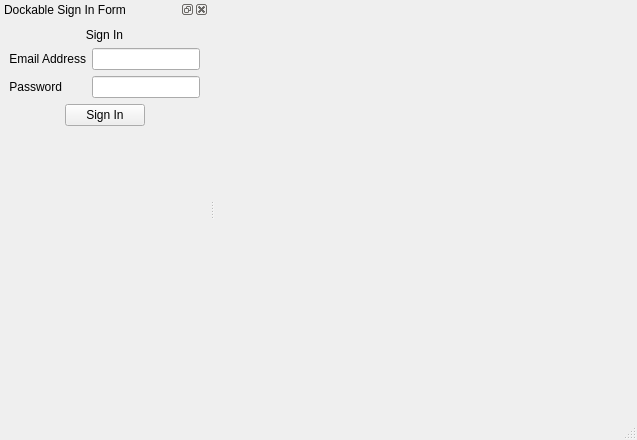
<?xml version="1.0" encoding="UTF-8"?>
<ui version="4.0">
 <class>MainWindow</class>
 <widget class="QMainWindow" name="MainWindow">
  <property name="geometry">
   <rect>
    <x>0</x>
    <y>0</y>
    <width>637</width>
    <height>440</height>
   </rect>
  </property>
  <property name="windowTitle">
   <string>MainWindow</string>
  </property>
  <property name="dockOptions">
   <set>QMainWindow::AllowTabbedDocks|QMainWindow::AnimatedDocks|QMainWindow::VerticalTabs</set>
  </property>
  <widget class="QWidget" name="centralwidget"/>
  <widget class="QMenuBar" name="menubar">
   <property name="geometry">
    <rect>
     <x>0</x>
     <y>0</y>
     <width>637</width>
     <height>22</height>
    </rect>
   </property>
  </widget>
  <widget class="QStatusBar" name="statusbar"/>
  <widget class="QDockWidget" name="dockWidget">
   <property name="features">
    <set>QDockWidget::AllDockWidgetFeatures</set>
   </property>
   <property name="windowTitle">
    <string>Dockable Sign In Form</string>
   </property>
   <attribute name="dockWidgetArea">
    <number>1</number>
   </attribute>
   <widget class="QWidget" name="dockWidgetContents">
    <layout class="QGridLayout" name="gridLayout">
     <item row="0" column="0">
      <layout class="QVBoxLayout" name="verticalLayout">
       <item>
        <widget class="QLabel" name="label_4">
         <property name="text">
          <string>Sign In</string>
         </property>
         <property name="alignment">
          <set>Qt::AlignCenter</set>
         </property>
        </widget>
       </item>
       <item>
        <layout class="QFormLayout" name="formLayout">
         <item row="0" column="0">
          <widget class="QLabel" name="label_5">
           <property name="text">
            <string>Email Address</string>
           </property>
           <property name="alignment">
            <set>Qt::AlignRight|Qt::AlignTrailing|Qt::AlignVCenter</set>
           </property>
          </widget>
         </item>
         <item row="0" column="1">
          <widget class="QLineEdit" name="lineEdit_3"/>
         </item>
         <item row="1" column="0">
          <widget class="QLabel" name="label_6">
           <property name="text">
            <string>Password</string>
           </property>
           <property name="alignment">
            <set>Qt::AlignRight|Qt::AlignTrailing|Qt::AlignVCenter</set>
           </property>
          </widget>
         </item>
         <item row="1" column="1">
          <widget class="QLineEdit" name="lineEdit_4">
           <property name="echoMode">
            <enum>QLineEdit::PasswordEchoOnEdit</enum>
           </property>
          </widget>
         </item>
        </layout>
       </item>
       <item>
        <layout class="QHBoxLayout" name="horizontalLayout">
         <item>
          <spacer name="horizontalSpacer">
           <property name="orientation">
            <enum>Qt::Horizontal</enum>
           </property>
           <property name="sizeHint" stdset="0">
            <size>
             <width>40</width>
             <height>20</height>
            </size>
           </property>
          </spacer>
         </item>
         <item>
          <widget class="QPushButton" name="pushButton_2">
           <property name="text">
            <string>Sign In</string>
           </property>
          </widget>
         </item>
         <item>
          <spacer name="horizontalSpacer_2">
           <property name="orientation">
            <enum>Qt::Horizontal</enum>
           </property>
           <property name="sizeHint" stdset="0">
            <size>
             <width>40</width>
             <height>20</height>
            </size>
           </property>
          </spacer>
         </item>
        </layout>
       </item>
       <item>
        <spacer name="verticalSpacer">
         <property name="orientation">
          <enum>Qt::Vertical</enum>
         </property>
         <property name="sizeHint" stdset="0">
          <size>
           <width>20</width>
           <height>40</height>
          </size>
         </property>
        </spacer>
       </item>
      </layout>
     </item>
    </layout>
   </widget>
  </widget>
 </widget>
 <resources/>
 <connections/>
</ui>
